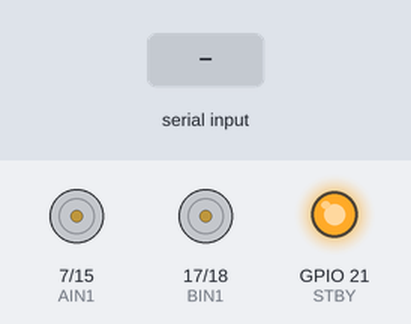
The program below on a simulated ESP32-S3. Shown: motor-driver pin pairs drawn as motors (green arrow = first pin HIGH = forward, orange = second pin HIGH = backward, longer = more drive, scaled by the enable pin, stopped while the standby pin is LOW), output pins drawn as LEDs (lit = HIGH). Inputs (shaded band) come from the test bench.

Above: at 1.2 s.
1.3 s: "FWD:\n" received over Serial
2.8 s: "REV:\n" received over Serial
4.3 s: "LEFT\n" received over Serial
At 5.3 s:
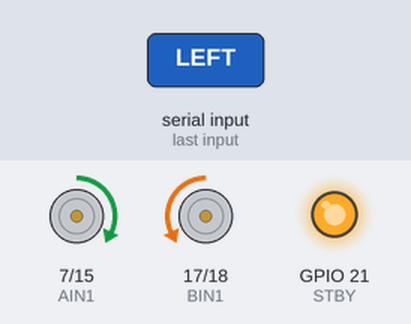
5.8 s: "RIGHT\n" received over Serial
At 6.5 s:
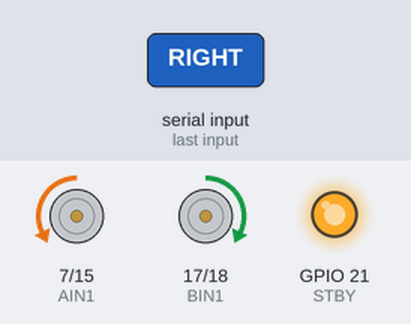
7.3 s: "STOP\n" received over Serial
At 7.6 s:
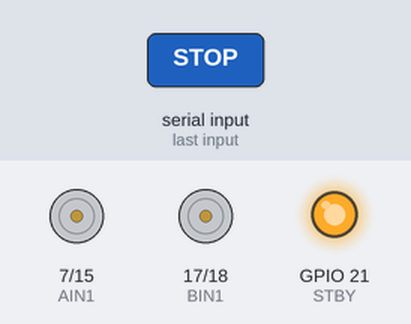
8.8 s: "FWD:90\n" received over Serial
At 10.0 s:
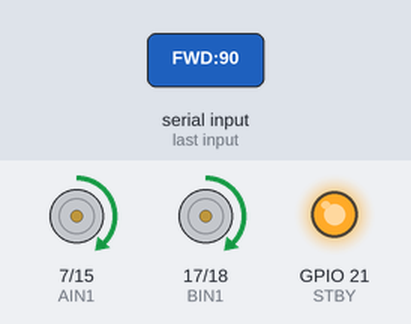
Timing chart, 0 to 11.3 s (numbered marks = the images above; inputs shaded):
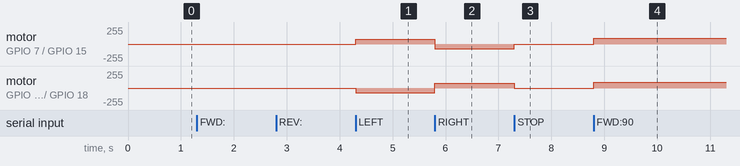

The program:

main.cpp
```cpp
#include <Arduino.h>
#include "motors.h"

void setup() {
  Serial.begin(115200);
  initMotors();
}

void loop() {

  if (Serial.available()) {

    String cmd = Serial.readStringUntil('\n');
    cmd.trim();

    if (cmd.startsWith("FWD:")) {

      int pwm = cmd.substring(4).toInt();
      forward(pwm);

    }
    else if (cmd.startsWith("REV:")) {

      int pwm = cmd.substring(4).toInt();
      reverse(pwm);

    }
    else if (cmd == "LEFT") {

      turnLeft();

    }
    else if (cmd == "RIGHT") {

      turnRight();

    }
    else if (cmd == "STOP") {

      stopMotors();

    }
  }
}
```

motors.h
```cpp
#ifndef MOTORS_H
#define MOTORS_H

#include <Arduino.h>

// Pin Definitions
#define PWMA 6
#define PWMB 16
#define AIN1 7
#define AIN2 15
#define BIN1 17
#define BIN2 18
#define STBY 21

void initMotors();
void forward(int pwm);
void reverse(int pwm);
void turnLeft();
void turnRight();
void stopMotors();

#endif
```

motors.cpp
```cpp
#include <Arduino.h>
#include "motors.h"

#define PWM_FREQ 1000
#define PWM_RES 8

#define CH_A 0
#define CH_B 1

void initMotors() {
    pinMode(AIN1, OUTPUT);
    pinMode(AIN2, OUTPUT);
    pinMode(BIN1, OUTPUT);
    pinMode(BIN2, OUTPUT);
    pinMode(STBY, OUTPUT);

    digitalWrite(STBY, HIGH);

    ledcSetup(CH_A, PWM_FREQ, PWM_RES);
    ledcAttachPin(PWMA, CH_A);

    ledcSetup(CH_B, PWM_FREQ, PWM_RES);
    ledcAttachPin(PWMB, CH_B);

    stopMotors();
}
void forward(int pwm) {
    digitalWrite(AIN1, HIGH);
    digitalWrite(AIN2, LOW);
    digitalWrite(BIN1, HIGH);
    digitalWrite(BIN2, LOW);
    ledcWrite(CH_A, pwm);
    ledcWrite(CH_B, pwm);
}

void reverse(int pwm) {
    digitalWrite(AIN1, LOW);
    digitalWrite(AIN2, HIGH);
    digitalWrite(BIN1, LOW);
    digitalWrite(BIN2, HIGH);
    ledcWrite(CH_A, pwm);
    ledcWrite(CH_B, pwm);
}

void turnLeft() {
    digitalWrite(AIN1, HIGH);
    digitalWrite(AIN2, LOW);
    digitalWrite(BIN1, LOW);
    digitalWrite(BIN2, HIGH);
    ledcWrite(CH_A, 70);
    ledcWrite(CH_B, 70);
}

void turnRight() {
    digitalWrite(AIN1, LOW);
    digitalWrite(AIN2, HIGH);
    digitalWrite(BIN1, HIGH);
    digitalWrite(BIN2, LOW);
    ledcWrite(CH_A, 70);
    ledcWrite(CH_B, 70);
}

void stopMotors() {
    ledcWrite(CH_A, 0);
    ledcWrite(CH_B, 0);
}
```

Measured:
- after the input at 4.3 s, motor on GPIO 7 (AIN1) / GPIO 15 (AIN2): stopped → forward 70/255 at once; motor on GPIO 17 (BIN1) / GPIO 18 (BIN2): stopped → backward 70/255 at once
- after the input at 5.8 s, motor on GPIO 7 (AIN1) / GPIO 15 (AIN2): forward 70/255 → backward 70/255 at once; motor on GPIO 17 (BIN1) / GPIO 18 (BIN2): backward 70/255 → forward 70/255 at once
- after the input at 7.3 s, motor on GPIO 7 (AIN1) / GPIO 15 (AIN2): backward 70/255 → stopped at once; motor on GPIO 17 (BIN1) / GPIO 18 (BIN2): forward 70/255 → stopped at once
- after the input at 8.8 s, motor on GPIO 7 (AIN1) / GPIO 15 (AIN2), motor on GPIO 17 (BIN1) / GPIO 18 (BIN2): stopped → forward 90/255 at once
